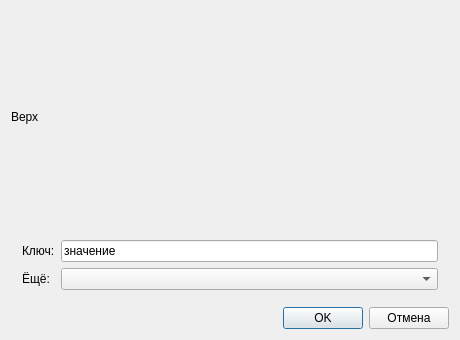
<?xml version="1.0" encoding="UTF-8"?>
<ui version="4.0"><class>Dialog</class><widget class="QDialog" name="Dialog"><property name="geometry"><rect><x>0</x><y>0</y><width>460</width><height>340</height></rect></property><property name="windowTitle"><string>#045 nested/130_vbox_grid_hbox</string></property><layout class="QVBoxLayout" name="verticalLayout"><property name="leftMargin"><number>11</number></property><property name="topMargin"><number>11</number></property><property name="rightMargin"><number>11</number></property><property name="bottomMargin"><number>11</number></property><property name="spacing"><number>6</number></property><item><widget class="QLabel" name="l1"><property name="text"><string>Верх</string></property></widget></item><item><layout class="QGridLayout" name="innerGrid"><property name="leftMargin"><number>11</number></property><property name="topMargin"><number>11</number></property><property name="rightMargin"><number>11</number></property><property name="bottomMargin"><number>11</number></property><property name="spacing"><number>6</number></property><item row="0" column="0"><widget class="QLabel" name="l2"><property name="text"><string>Ключ:</string></property></widget></item><item row="0" column="1"><widget class="QLineEdit" name="e1"><property name="text"><string>значение</string></property></widget></item><item row="1" column="0"><widget class="QLabel" name="l3"><property name="text"><string>Ёщё:</string></property></widget></item><item row="1" column="1"><widget class="QComboBox" name="c1"></widget></item></layout></item><item><layout class="QHBoxLayout" name="buttons"><property name="leftMargin"><number>0</number></property><property name="topMargin"><number>0</number></property><property name="rightMargin"><number>0</number></property><property name="bottomMargin"><number>0</number></property><property name="spacing"><number>6</number></property><item><spacer name="horizontalSpacer"><property name="orientation"><enum>Qt::Orientation::Horizontal</enum></property><property name="sizeHint" stdset="0"><size><width>40</width><height>20</height></size></property></spacer></item><item><widget class="QPushButton" name="ok"><property name="text"><string>OK</string></property></widget></item><item><widget class="QPushButton" name="cancel"><property name="text"><string>Отмена</string></property></widget></item></layout></item></layout></widget></ui>
